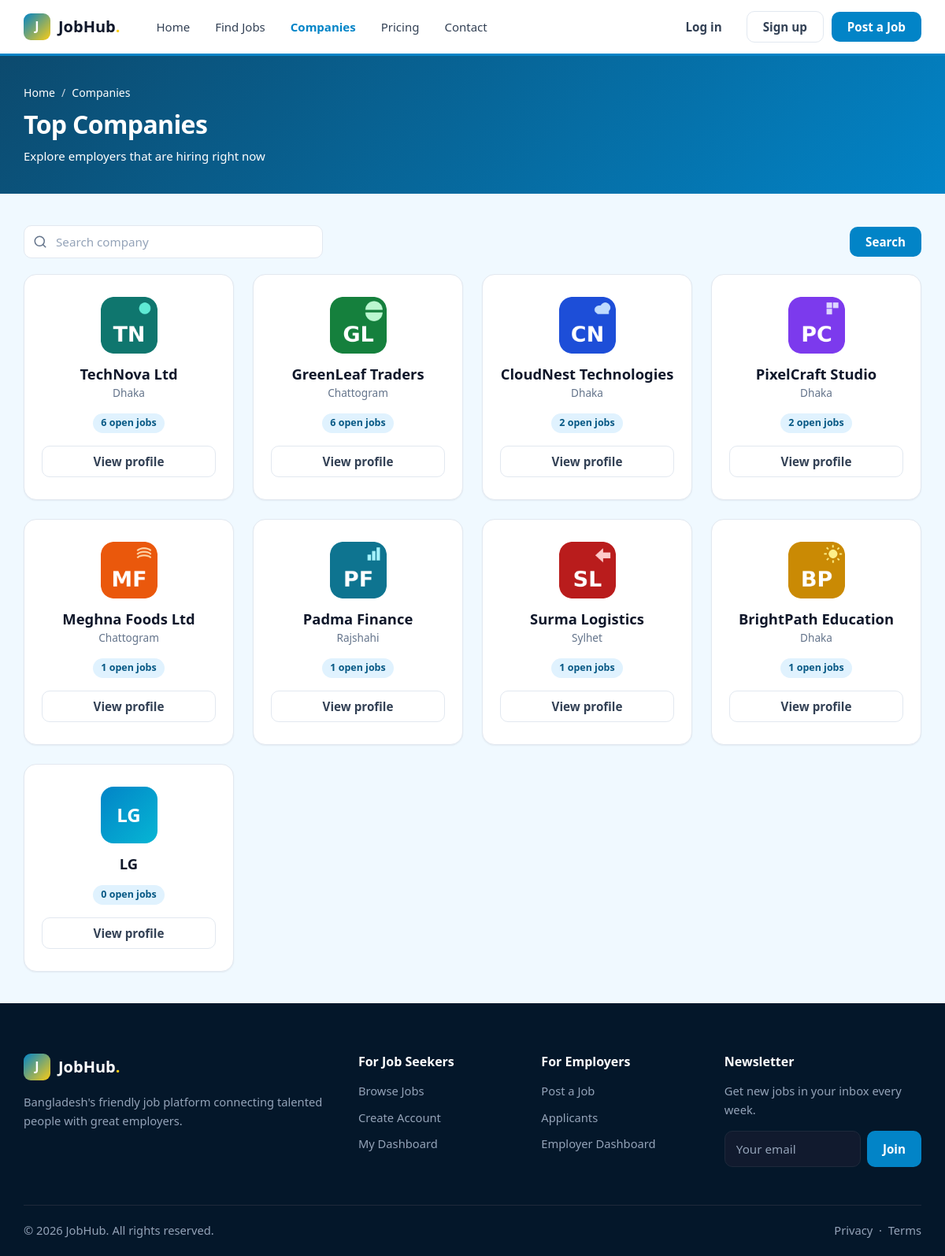
The page /companies.php on the database its author committed.
### tables this page shows
CREATE TABLE `companies` (
  `id` int UNSIGNED NOT NULL,
  `user_id` int UNSIGNED NOT NULL,
  `city_id` int UNSIGNED DEFAULT NULL,
  `name` varchar(150) NOT NULL,
  `logo` varchar(255) DEFAULT NULL,
  `website` varchar(255) DEFAULT NULL,
  `address` text,
  `description` text
);

CREATE TABLE `cities` (
  `id` int UNSIGNED NOT NULL,
  `name` varchar(100) NOT NULL,
  `division` varchar(50) NOT NULL
);

### companies.php (the view, shortened to what this page needs)
<?php
include('dbconfig.php');
$id = isset($_GET['id']) ? (int)$_GET['id'] : 0;
if ($id > 0) {
  $company = $conn->query("SELECT companies.*, cities.name AS city_name
                           FROM companies
                           LEFT JOIN cities ON cities.id = companies.city_id
                           WHERE companies.id = $id")->fetch_assoc();
  if (!$company) {
    header("Location: companies.php");
    exit;
  }
  $jobs = $conn->query("SELECT jobs.*, companies.name AS company_name, companies.logo,
                               cities.name AS city_name, categories.name AS category_name
                        FROM jobs
                        JOIN companies ON companies.id = jobs.company_id
                        LEFT JOIN cities ON cities.id = jobs.city_id
                        LEFT JOIN categories ON categories.id = jobs.category_id
                        WHERE jobs.company_id = $id AND jobs.status = 'approved' AND jobs.deadline >= CURDATE()
                        ORDER BY jobs.id DESC");
} else {
  $sql = "SELECT companies.*, cities.name AS city_name, COUNT(jobs.id) AS total_jobs
          FROM companies
          LEFT JOIN cities ON cities.id = companies.city_id
          LEFT JOIN jobs ON jobs.company_id = companies.id AND jobs.status = 'approved' AND jobs.deadline >= CURDATE()";
  $sql .= " GROUP BY companies.id ORDER BY total_jobs DESC";
  $companies = $conn->query($sql);
}
?>
<!DOCTYPE html>
<html lang="en">
<head>
  <link rel="stylesheet" href="assets/css/style.css?v=2">
</head>
<body>
<?php include('navber.php'); ?>
<main>
<?php if ($id > 0) { ?>
<section class="page-header">
  <div class="container">
    <ul class="breadcrumb"><li><a href="index.php">Home</a></li><li><a href="companies.php">Companies</a></li><li><?php echo $company['name']; ?></li></ul>
    <div class="job-hero mt-2">
      <?php if ($company['logo']) { ?><img class="company-logo lg" src="uploads/logos/<?php echo $company['logo']; ?>" alt="" style="object-fit:cover"><?php } else { ?><div class="company-logo lg" style="background:#2563eb"><?php echo strtoupper(substr($company['name'], 0, 2)); ?></div><?php } ?>
      <div class="job-hero-info">
        <h1><?php echo $company['name']; ?></h1>
        <div class="job-meta">
          <span><svg class="ic" viewBox="0 0 24 24" aria-hidden="true"><path d="M21 10c0 7-9 13-9 13s-9-6-9-13a9 9 0 0 1 18 0z"/><circle cx="12" cy="10" r="3"/></svg><?php echo $company['address'] ? $company['address'] : $company['city_name']; ?></span>
          <?php if ($company['website']) { ?>
            <span><a href="<?php echo $company['website']; ?>" target="_blank"><?php echo $company['website']; ?></a></span>
          <?php } ?>
        </div>
      </div>
    </div>
  </div>
</section>
<section class="section-sm">
  <div class="container">
    <div class="card mb-3"><div class="card-body">
      <h3>About</h3>
      <p class="mb-0"><?php echo nl2br($company['description'] ?? ''); ?></p>
    </div></div>
    <h2 class="mb-2">Open jobs (<?php echo $jobs->num_rows; ?>)</h2>
    <div class="grid grid-3">
      <?php
      if ($jobs->num_rows == 0) {
        echo '<p class="muted">No open jobs right now.</p>';
      }
      while ($row = $jobs->fetch_assoc()) {
        include('job-card.php');
      }
      ?>
    </div>
  </div>
</section>
<?php } else { ?>
<section class="page-header">
  <div class="container">
    <ul class="breadcrumb"><li><a href="index.php">Home</a></li><li>Companies</li></ul>
    <h1>Top Companies</h1><p class="muted mb-0 mt-1">Explore employers that are hiring right now</p>
  </div>
</section>
<section class="section-sm">
  <div class="container">
    <form class="listing-toolbar" action="companies.php" method="get">
      <div class="input-icon" style="flex:1;max-width:380px"><svg class="ic" viewBox="0 0 24 24" aria-hidden="true"><circle cx="11" cy="11" r="8"/><line x1="21" y1="21" x2="16.65" y2="16.65"/></svg><input class="form-control" style="width:100%" name="q" placeholder="Search company" value="<?php echo htmlspecialchars($_GET['q'] ?? ''); ?>"></div>
      <button class="btn btn-primary" type="submit">Search</button>
    </form>
    <div class="grid grid-4">
      <?php
      while ($co = $companies->fetch_assoc()) {
      ?>
        <div class="card company-card">
          <?php if ($co['logo']) { ?><img class="company-logo lg" src="uploads/logos/<?php echo $co['logo']; ?>" alt="" style="object-fit:cover"><?php } else { ?><div class="company-logo lg" style="background:#2563eb"><?php echo strtoupper(substr($co['name'], 0, 2)); ?></div><?php } ?>
          <h3><?php echo $co['name']; ?></h3>
          <p class="muted small"><?php echo $co['city_name']; ?></p>
          <span class="badge badge-primary"><?php echo $co['total_jobs']; ?> open jobs</span>
          <a href="companies.php?id=<?php echo $co['id']; ?>" class="btn btn-light btn-block mt-2">View profile</a>
        </div>
      <?php } ?>
    </div>
  </div>
</section>
<?php } ?>
</main>
<?php include('footer.php'); ?>

### rows shown on the page
companies: logo (picture), name "TechNova Ltd", city.name "Dhaka", total_jobs "6"
companies: logo (picture), name "GreenLeaf Traders", city.name "Chattogram", total_jobs "6"
companies: logo (picture), name "CloudNest Technologies", city.name "Dhaka", total_jobs "2"
companies: logo (picture), name "PixelCraft Studio", city.name "Dhaka", total_jobs "2"
companies: logo (picture), name "Meghna Foods Ltd", city.name "Chattogram", total_jobs "1"
companies: logo (picture), name "Padma Finance", city.name "Rajshahi", total_jobs "1"
companies: logo (picture), name "Surma Logistics", city.name "Sylhet", total_jobs "1"
companies: logo (picture), name "BrightPath Education", city.name "Dhaka", total_jobs "1"
companies: name "LG", total_jobs "0"
